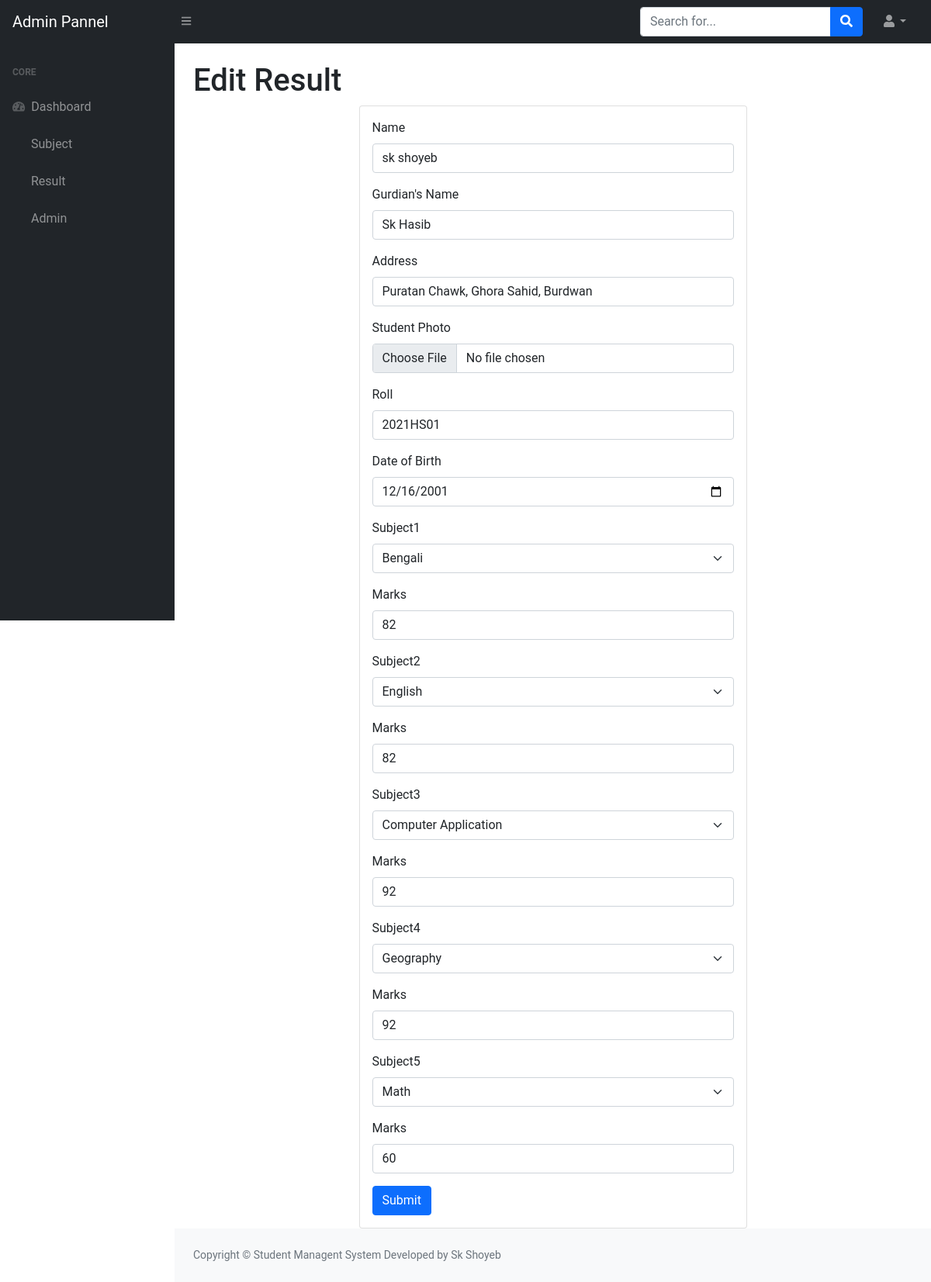
Page /admin/edit_result.php?id=5 (signed in) on the committed database.
### tables this page shows
CREATE TABLE `student` (
  `id` int(255) NOT NULL,
  `name` varchar(255) NOT NULL,
  `gname` varchar(255) NOT NULL,
  `address` varchar(255) NOT NULL,
  `image` varchar(255) NOT NULL,
  `roll_no` varchar(255) NOT NULL,
  `dob` date NOT NULL,
  `subject1` varchar(50) NOT NULL,
  `subject2` varchar(50) NOT NULL,
  `subject3` varchar(50) NOT NULL,
  `subject4` varchar(50) NOT NULL,
  `subject5` varchar(50) NOT NULL,
  `marks1` int(11) NOT NULL,
  `marks2` int(11) NOT NULL,
  `marks3` int(11) NOT NULL,
  `marks4` int(11) NOT NULL,
  `marks5` int(11) NOT NULL
);

### database/database.php (called while the page is built, shortened)
<?php
class database{
    protected function connect(){
        $this->host = 'localhost';
        $this->dbusername = 'root';
        $this->dbpassword = "";
        $this->dbname = "result";
        $conn = mysqli_connect($this->host,$this->dbusername,$this->dbpassword,$this->dbname);
        return $conn;
    }
}
class query extends database{
    public function getdata($field,$table,$condition_arr,$order_by,$order_by_type,$limit){
        $sql = "select $field from $table";
        if($condition_arr != ''){
            $i = 1;
            $c = count($condition_arr);
            $sql.=" where ";
             foreach ($condition_arr as $key => $val) {
                if($i==$c){
					$sql.="$key='$val'";
				}else{
					$sql.="$key='$val' and ";
				}
                $i++;
            }
        }
        $result = $this->connect()->query($sql);
        if($result->num_rows>0){
            $arr = array();
            while ($row = $result->fetch_assoc()) {
                $arr[]=$row;
            }
            return $arr;
        }else{
            $arr = array();
            return $arr;
        }
    }
    public function get_safe_str($str){
        if($str!=''){
            return mysqli_real_escape_string($this->connect(),$str);
        }
    }
}
?>

### admin/edit_result.php (the view, shortened to what this page needs)
<?php
if (!isset($_SESSION["email"])) {
    echo "<script>window.open('../index.php','_self')</script>";
}else{
include("../database/database.php");
$obj = new query();
if (isset($_GET["id"])){
    $id = $obj->get_safe_str($_GET['id']);
    $cond = array("id"=>$id);
    $data = $obj->getdata("*","student",$cond,"","","");
}
?>
<!DOCTYPE html>
<html lang="en">
<head>
    <link href="https://cdn.jsdelivr.net/npm/simple-datatables@latest/dist/style.css" rel="stylesheet" />
    <link href="css/styles.css" rel="stylesheet" />
</head>
<body class="sb-nav-fixed">
    <?php
    include("header.php");
    ?>
    <div id="layoutSidenav_content" class="add-subject">
        <main>
            <div class="container-fluid px-4">
                <h1 class="mt-4">Edit Result</h1>
            </div>
            <div class="container">
                <div class="card" style="max-width: 500px; margin:auto">
                    <div class="card-body">
                    <form method="POST" id="form-id" enctype="multipart/form-data">
                            <div class="mb-3">
                                <label for="exampleFormControlInput1" class="form-label">Name</label>
                                <input type="text" class="form-control" id="exampleFormControlInput1" name="name" value="<?php echo $data[0]["name"] ?>" required>
                            </div>
                            <div class="mb-3">
                                <label for="exampleFormControlInput1" class="form-label">Gurdian's Name</label>
                                <input type="text" class="form-control" id="exampleFormControlInput1" name="g_name" value="<?php echo $data[0]["gname"] ?>" required>
                            </div>
                            <div class="mb-3">
                                <label for="exampleFormControlInput1" class="form-label">Address</label>
                                <input type="text" class="form-control" id="exampleFormControlInput1" name="address" value="<?php echo $data[0]["address"] ?>" required>
                            </div>
                            <div class="mb-3">
                                <label for="formFile" class="form-label">Student Photo</label>
                                <input class="form-control" name="image" type="file" id="formFile" required>
                            </div>
                            <div class="mb-3">
                                <label for="exampleFormControlInput1" class="form-label">Roll</label>
                                <input type="text" class="form-control" id="exampleFormControlInput1" name="roll" value="<?php echo $data[0]["roll_no"] ?>" required>
                            </div>
                            <div class="mb-3">
                                <label for="exampleFormControlInput1" class="form-label">Date of Birth</label>
                                <input type="date" class="form-control" id="exampleFormControlInput1" name="dob" value="<?php echo $data[0]["dob"] ?>" required>
                            </div>
                            <div class="mb-3">
                                <label for="exampleFormControlInput1" class="form-label">Subject1</label>
                                <select class="form-select" aria-label="Default select example" name="subject1" required>
                                    <option selected value="<?php echo $data[0]["subject1"] ?>"><?php echo $data[0]["subject1"] ?></option>
                                </select>
                            </div>
                            <div class="mb-3">
                                <label for="exampleFormControlInput1" class="form-label">Marks</label>
                                <input type="number" class="form-control" id="exampleFormControlInput1" name="marks1" value="<?php echo $data[0]["marks1"] ?>"  required>
                            </div>
                            <div class="mb-3">
                                <label for="exampleFormControlInput1" class="form-label">Subject2</label>
                                <select class="form-select" aria-label="Default select example" name="subject2" required>
                                    <option value="<?php echo $data[0]["subject2"] ?>" selected><?php echo $data[0]["subject2"]?></option>
                                </select>
                            </div>
                            <div class="mb-3">
                                <label for="exampleFormControlInput1" class="form-label">Marks</label>
                                <input type="number" class="form-control" id="exampleFormControlInput1" name="marks2" value="<?php echo $data[0]["marks2"] ?>" required>
                            </div>
                            <div class="mb-3">
                                <label for="exampleFormControlInput1" class="form-label">Subject3</label>
                                <select class="form-select" aria-label="Default select example" name="subject3" value="<?php echo $data[0]["subject3"] ?>" required>
                                    <option selected><?php echo $data[0]["subject3"]?></option>
                                </select>
                            </div>
                            <div class="mb-3">
                                <label for="exampleFormControlInput1" class="form-label">Marks</label>
                                <input type="number" class="form-control" id="exampleFormControlInput1" name="marks3" value="<?php echo $data[0]["marks3"] ?>" required>
                            </div>
                            <div class="mb-3">
                                <label for="exampleFormControlInput1" class="form-label">Subject4</label>
                                <select class="form-select" aria-label="Default select example" name="subject4" value="<?php echo $data[0]["subject4"] ?>" required>
                                    <option selected><?php echo $data[0]["subject4"]?></option>
                                </select>
                            </div>
                            <div class="mb-3">
                                <label for="exampleFormControlInput1" class="form-label">Marks</label>
                                <input type="number" class="form-control" id="exampleFormControlInput1" name="marks4" value="<?php echo $data[0]["marks4"] ?>" required>
                            </div>
                            <div class="mb-3">
                                <label for="exampleFormControlInput1" class="form-label">Subject5</label>
                                <select class="form-select" aria-label="Default select example" name="subject5" value="<?php echo $data[0]["subject5"] ?>" required>
                                    <option selected><?php echo $data[0]["subject5"]?></option>
                                </select>
                            </div>
                            <div class="mb-3">
                                <label for="exampleFormControlInput1" class="form-label">Marks</label>
                                <input type="number" class="form-control" id="exampleFormControlInput1" name="marks5" value="<?php echo $data[0]["marks5"] ?>" required>
                            </div>
                            <button type="submit" name="submit" class="btn btn-primary">Submit</button>
                        </form>
                    </div>
                </div>
            </div>
        </main>
        <?php
        include("footer.php");
        ?>
</body>
</html>
<?php
}
?>

### rows in the picture
student: name "sk shoyeb", g_name "Sk Hasib", address "Puratan Chawk, Ghora Sahid, Burdwan", roll "2021HS01", dob "12/16/2001", subject1 "Bengali", marks1 "82", subject2 "English", marks2 "82", subject3 "Computer Application", marks3 "92", subject4 "Geography", marks4 "92", subject5 "Math", marks5 "60"
